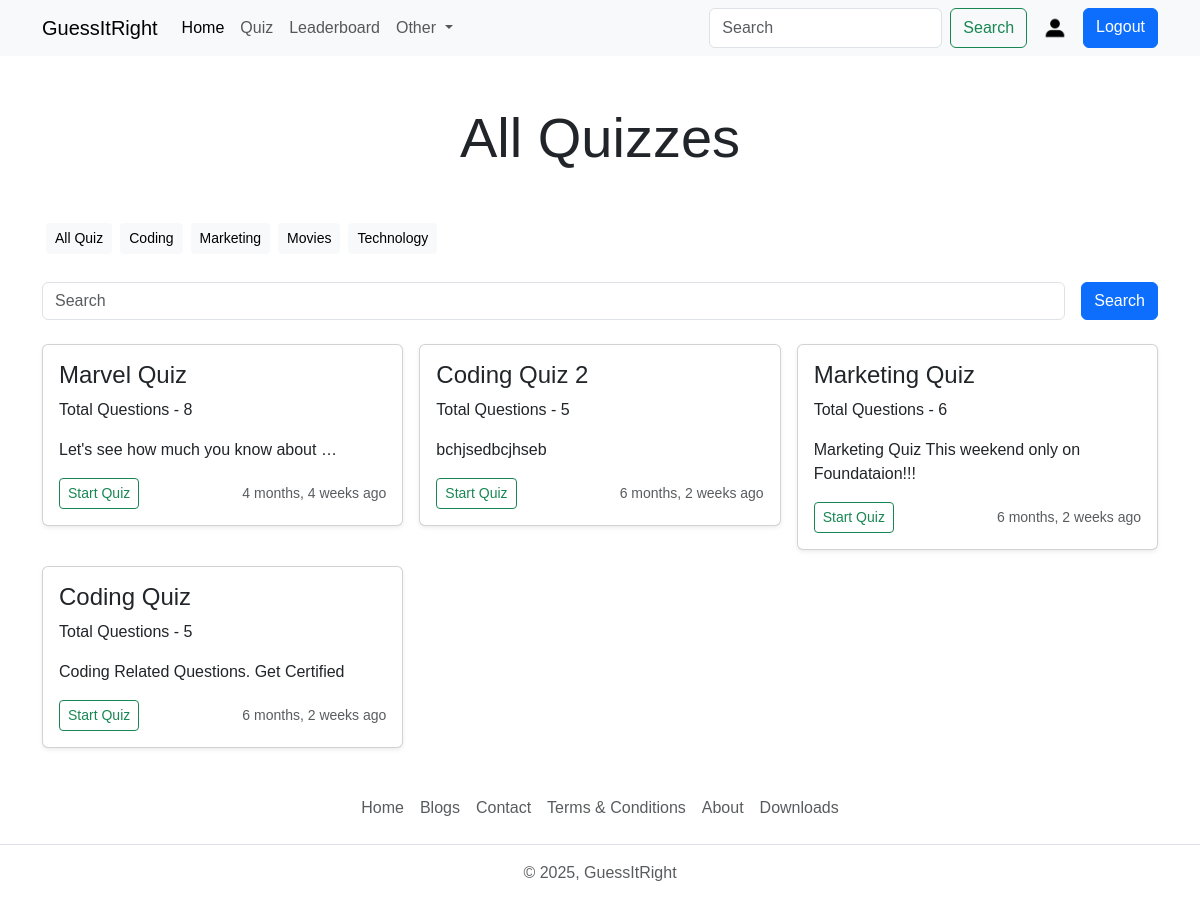
The app's page /quiz/all_quiz (signed in) with its own data.
### quiz/models.py (models this page shows, shortened)
class Category(models.Model) :
      name = models.CharField(max_length=15)
      class Meta :
            verbose_name_plural = 'Categories'

class Quiz (models.Model) :
      title = models.CharField(max_length=255)
      description = models.TextField()
      category = models.ForeignKey(Category, on_delete=models.CASCADE)
      quiz_file = models.FileField(upload_to='quiz/')
      created_at = models.DateTimeField(auto_now_add=True)
      updated_at = models.DateTimeField(auto_now=True)
      class Meta :
            verbose_name_plural = 'Quizzes'

class Question(models.Model) :
      quiz = models.ForeignKey(Quiz, on_delete=models.CASCADE)
      text = models.TextField()

### quiz/views.py (the view)
# urls.py: path('all_quiz', views.all_quiz_view, name='all_quiz'),
@login_required
def all_quiz_view(request) :
    user_object = User.objects.get(username = request.user)
    user_profile = Profile.objects.get(user = user_object)
    quizzes = Quiz.objects.order_by('-created_at')
    categories = Category.objects.order_by('name')
    context = {"user_profile" : user_profile , "quizzes" : quizzes, "categories" : categories}
    return render(request, 'all-quiz.html' , context)

### templates/all-quiz.html (shortened to what this page needs)
{% extends "index.html" %}
{% block content %}
	<h1 class="display-4 text-center my-5">All Quizzes</h1>
	<div class="container">
		<div class="d-flex flex-wrap">
			<a href="{% url 'all_quiz' %}" class="btn btn-sm btn-light m-1">All Quiz</a>
			{% for category in categories %}
			<a href="{% url 'search' category.name %}" class="btn btn-sm btn-light m-1">{{category.name}}</a>
			{% endfor %}
		</div>
	</div>
	<form class="container d-flex my-4" role="search" method="GET" action="{% url 'search' ' ' %}">
		<input name="q" class="form-control me-2" type="search" placeholder="Search" aria-label="Search">
		<button type="submit" class="btn btn-primary ms-2	">Search</button>
	</form>
	<div class="container">
		<div class="row row-cols-1 row-cols-sm-1 row-cols-md-2 row-cols-lg-3 g-3">
			{% if quizzes|length > 0 %}
			{% for quiz in quizzes %}
			<div class="col">
				<div class="card shadow-sm">
					<div class="card-body">
						<h4>{{quiz.title}}</h4>
						<p class="card-text">Total Questions - {{quiz.question_set.all|length}}</p>
						<p class="card-text">{{quiz.description | truncatewords:7}}</p>
						<div class="d-flex justify-content-between align-items-center">
							<div class="btn-group">
								<a href="{% url 'quiz' quiz.id %}" type="button" class="btn btn-sm btn-outline-success">Start
									Quiz</a>
							</div>
							<small class="text-body-secondary">{{quiz.created_at|timesince}} ago</small>
						</div>
					</div>
				</div>
			</div>
			{% endfor %}
			{% else %}
			<div class="col-lg-12 col-md-12">
				<p class="text-center text-danger fs-5"> There is no Quiz Available for this Category or Search</p>
			</div>
			{% endif%}
		</div>
	</div>
{% endblock content %}

### static/css/style.css (style rules this page uses)
* { font-family: 'Trebuchet MS', 'Lucida Sans Unicode', 'Lucida Grande', 'Lucida Sans', Arial, sans-serif; }

### records on screen
Category: name "Coding"
Category: name "Marketing"
Category: name "Movies"
Category: name "Technology"
Quiz: title "Marvel Quiz", question_set.all|length "8", description "Let's see how much you know about …", created_at "4 months, 4 weeks"
Quiz: title "Coding Quiz 2", question_set.all|length "5", description "bchjsedbcjhseb", created_at "6 months, 2 weeks"
Quiz: title "Marketing Quiz", question_set.all|length "6", description "Marketing Quiz This weekend only on Foundataion!!!", created_at "6 months, 2 weeks"
Quiz: title "Coding Quiz", question_set.all|length "5", description "Coding Related Questions. Get Certified", created_at "6 months, 2 weeks"
